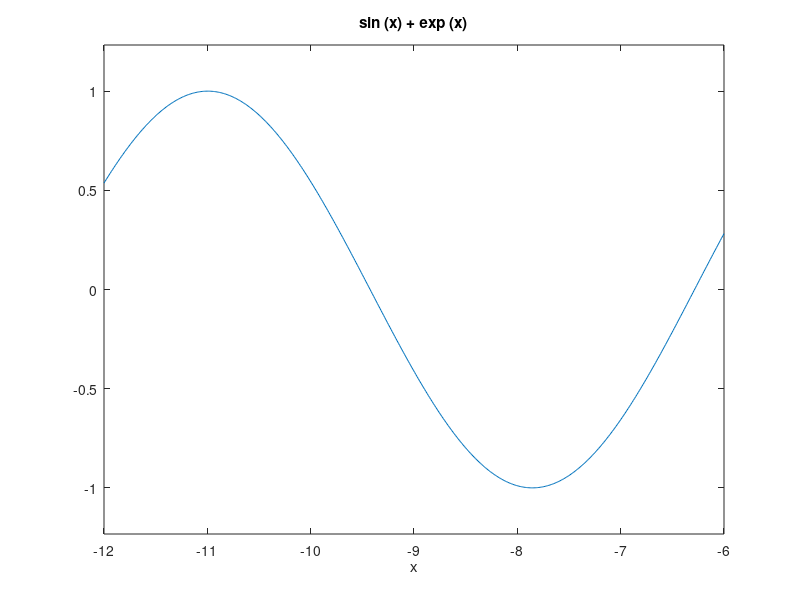

Source code (MATLAB):
clear; clc; close all;
my_function = @(x) sin(x) + exp(x);
%Note that ezplot is not recommended in matlab. It's better to use fplot
%instead
ezplot(my_function,[-12,-6]);